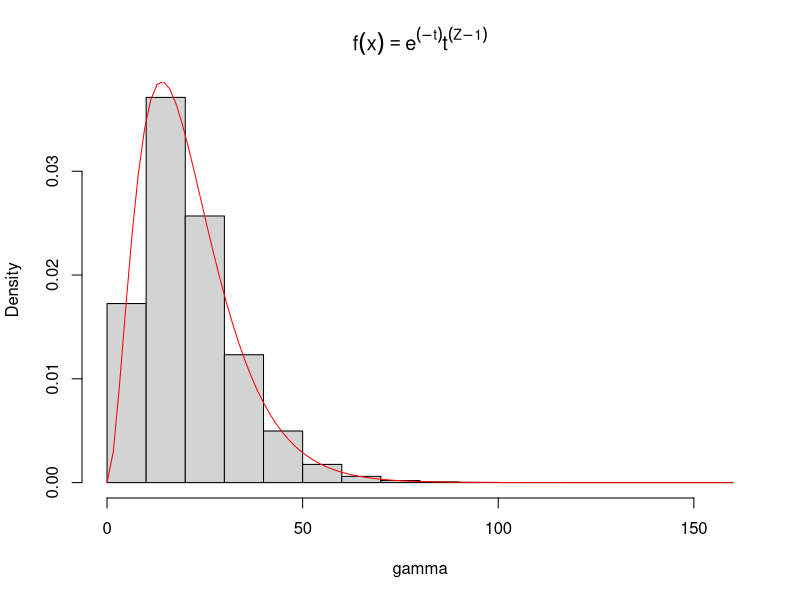

Source code (R):
set.seed(321)
################################################################################
v.a.exp <- function(n, lambda) {
  L <- -1/lambda
  u <- runif(n)
  x <- L * log(u)
}
###########################DISTRIBUCION GAMMA###################################
# GAMA(3,7)---------------------------------------------------------------------
v.a.gamma <- function(n,f,e){
  m <- v.a.exp(n,1/e)
  for (i in 1:(f-1)) {
    m <- m + v.a.exp(n,1/e)
    }
  m
}
################################PROMEDIO########################################
gamma<- v.a.gamma(n = 10^6, f=3,e=7 )
mean(gamma)   # MUESTRA REAL----------------------------------------------------
muestra <-rgamma(n = 10^6, 3,1/7)
mean(muestra) # MUESTRA TEORICA-------------------------------------------------
################################################################################
hist(gamma, main = expression(f(x) == e^(-t)*t^(Z-1)),probability = T)
curve(dgamma(x, 3,1/7),col="red",add = T)
#Prueba Analitica(kolmogorov-Smirlov)
ks.test(gamma, "pgamma",3,1/7)
#p.value>0.05 No rechazar H0:(sigue la misma distribucion normal)
################################################################################